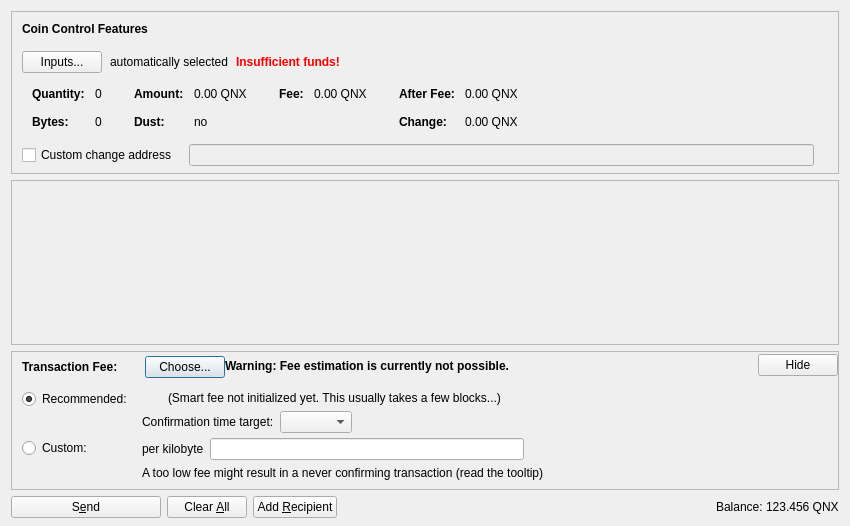
<?xml version="1.0" encoding="UTF-8"?>
<ui version="4.0">
 <class>SendCoinsDialog</class>
 <widget class="QDialog" name="SendCoinsDialog">
  <property name="geometry">
   <rect>
    <x>0</x>
    <y>0</y>
    <width>850</width>
    <height>526</height>
   </rect>
  </property>
  <property name="windowTitle">
   <string>Send Coins</string>
  </property>
  <layout class="QVBoxLayout" name="verticalLayout" stretch="0,1,0,0">
   <property name="bottomMargin">
    <number>8</number>
   </property>
   <item>
    <widget class="QFrame" name="frameCoinControl">
     <property name="sizePolicy">
      <sizepolicy hsizetype="Expanding" vsizetype="Expanding">
       <horstretch>0</horstretch>
       <verstretch>0</verstretch>
      </sizepolicy>
     </property>
     <property name="maximumSize">
      <size>
       <width>16777215</width>
       <height>16777215</height>
      </size>
     </property>
     <property name="frameShape">
      <enum>QFrame::StyledPanel</enum>
     </property>
     <property name="frameShadow">
      <enum>QFrame::Sunken</enum>
     </property>
     <layout class="QVBoxLayout" name="verticalLayoutCoinControl2">
      <property name="spacing">
       <number>0</number>
      </property>
      <property name="leftMargin">
       <number>0</number>
      </property>
      <property name="topMargin">
       <number>0</number>
      </property>
      <property name="rightMargin">
       <number>0</number>
      </property>
      <property name="bottomMargin">
       <number>6</number>
      </property>
      <item>
       <layout class="QVBoxLayout" name="verticalLayoutCoinControl" stretch="0,0,0,0,1">
        <property name="spacing">
         <number>0</number>
        </property>
        <property name="leftMargin">
         <number>10</number>
        </property>
        <property name="topMargin">
         <number>10</number>
        </property>
        <item>
         <layout class="QHBoxLayout" name="horizontalLayoutCoinControl1">
          <property name="bottomMargin">
           <number>15</number>
          </property>
          <item>
           <widget class="QLabel" name="labelCoinControlFeatures">
            <property name="sizePolicy">
             <sizepolicy hsizetype="Preferred" vsizetype="Maximum">
              <horstretch>0</horstretch>
              <verstretch>0</verstretch>
             </sizepolicy>
            </property>
            <property name="font">
             <font>
              <weight>75</weight>
              <bold>true</bold>
             </font>
            </property>
            <property name="styleSheet">
             <string notr="true">font-weight:bold;</string>
            </property>
            <property name="text">
             <string>Coin Control Features</string>
            </property>
           </widget>
          </item>
         </layout>
        </item>
        <item>
         <layout class="QHBoxLayout" name="horizontalLayoutCoinControl2" stretch="0,0,0,0">
          <property name="spacing">
           <number>8</number>
          </property>
          <property name="bottomMargin">
           <number>10</number>
          </property>
          <item>
           <widget class="QPushButton" name="pushButtonCoinControl">
            <property name="styleSheet">
             <string notr="true"/>
            </property>
            <property name="text">
             <string>Inputs...</string>
            </property>
            <property name="autoDefault">
             <bool>false</bool>
            </property>
           </widget>
          </item>
          <item>
           <widget class="QLabel" name="labelCoinControlAutomaticallySelected">
            <property name="text">
             <string>automatically selected</string>
            </property>
            <property name="margin">
             <number>5</number>
            </property>
           </widget>
          </item>
          <item>
           <widget class="QLabel" name="labelCoinControlInsuffFunds">
            <property name="font">
             <font>
              <weight>75</weight>
              <bold>true</bold>
             </font>
            </property>
            <property name="styleSheet">
             <string notr="true">color:red;font-weight:bold;</string>
            </property>
            <property name="text">
             <string>Insufficient funds!</string>
            </property>
            <property name="margin">
             <number>5</number>
            </property>
           </widget>
          </item>
          <item>
           <spacer name="horizontalSpacerCoinControl">
            <property name="orientation">
             <enum>Qt::Horizontal</enum>
            </property>
            <property name="sizeHint" stdset="0">
             <size>
              <width>40</width>
              <height>1</height>
             </size>
            </property>
           </spacer>
          </item>
         </layout>
        </item>
        <item>
         <widget class="QWidget" name="widgetCoinControl" native="true">
          <property name="sizePolicy">
           <sizepolicy hsizetype="Preferred" vsizetype="Preferred">
            <horstretch>0</horstretch>
            <verstretch>0</verstretch>
           </sizepolicy>
          </property>
          <property name="minimumSize">
           <size>
            <width>0</width>
            <height>0</height>
           </size>
          </property>
          <property name="styleSheet">
           <string notr="true"/>
          </property>
          <layout class="QHBoxLayout" name="horizontalLayoutCoinControl5">
           <property name="leftMargin">
            <number>0</number>
           </property>
           <property name="topMargin">
            <number>0</number>
           </property>
           <property name="rightMargin">
            <number>0</number>
           </property>
           <property name="bottomMargin">
            <number>0</number>
           </property>
           <item>
            <layout class="QHBoxLayout" name="horizontalLayoutCoinControl3" stretch="0,0,0,1">
             <property name="spacing">
              <number>20</number>
             </property>
             <property name="topMargin">
              <number>0</number>
             </property>
             <property name="bottomMargin">
              <number>10</number>
             </property>
             <item>
              <layout class="QFormLayout" name="formLayoutCoinControl1">
               <property name="horizontalSpacing">
                <number>10</number>
               </property>
               <property name="verticalSpacing">
                <number>14</number>
               </property>
               <property name="leftMargin">
                <number>10</number>
               </property>
               <property name="topMargin">
                <number>4</number>
               </property>
               <property name="rightMargin">
                <number>6</number>
               </property>
               <item row="0" column="0">
                <widget class="QLabel" name="labelCoinControlQuantityText">
                 <property name="font">
                  <font>
                   <weight>75</weight>
                   <bold>true</bold>
                  </font>
                 </property>
                 <property name="text">
                  <string>Quantity:</string>
                 </property>
                 <property name="margin">
                  <number>0</number>
                 </property>
                </widget>
               </item>
               <item row="0" column="1">
                <widget class="QLabel" name="labelCoinControlQuantity">
                 <property name="cursor">
                  <cursorShape>IBeamCursor</cursorShape>
                 </property>
                 <property name="contextMenuPolicy">
                  <enum>Qt::ActionsContextMenu</enum>
                 </property>
                 <property name="text">
                  <string notr="true">0</string>
                 </property>
                 <property name="margin">
                  <number>0</number>
                 </property>
                 <property name="textInteractionFlags">
                  <set>Qt::LinksAccessibleByMouse|Qt::TextSelectableByKeyboard|Qt::TextSelectableByMouse</set>
                 </property>
                </widget>
               </item>
               <item row="1" column="0">
                <widget class="QLabel" name="labelCoinControlBytesText">
                 <property name="font">
                  <font>
                   <weight>75</weight>
                   <bold>true</bold>
                  </font>
                 </property>
                 <property name="text">
                  <string>Bytes:</string>
                 </property>
                </widget>
               </item>
               <item row="1" column="1">
                <widget class="QLabel" name="labelCoinControlBytes">
                 <property name="cursor">
                  <cursorShape>IBeamCursor</cursorShape>
                 </property>
                 <property name="contextMenuPolicy">
                  <enum>Qt::ActionsContextMenu</enum>
                 </property>
                 <property name="text">
                  <string notr="true">0</string>
                 </property>
                 <property name="textInteractionFlags">
                  <set>Qt::LinksAccessibleByMouse|Qt::TextSelectableByKeyboard|Qt::TextSelectableByMouse</set>
                 </property>
                </widget>
               </item>
              </layout>
             </item>
             <item>
              <layout class="QFormLayout" name="formLayoutCoinControl2">
               <property name="horizontalSpacing">
                <number>10</number>
               </property>
               <property name="verticalSpacing">
                <number>14</number>
               </property>
               <property name="leftMargin">
                <number>6</number>
               </property>
               <property name="topMargin">
                <number>4</number>
               </property>
               <property name="rightMargin">
                <number>6</number>
               </property>
               <item row="0" column="0">
                <widget class="QLabel" name="labelCoinControlAmountText">
                 <property name="font">
                  <font>
                   <weight>75</weight>
                   <bold>true</bold>
                  </font>
                 </property>
                 <property name="text">
                  <string>Amount:</string>
                 </property>
                 <property name="margin">
                  <number>0</number>
                 </property>
                </widget>
               </item>
               <item row="0" column="1">
                <widget class="QLabel" name="labelCoinControlAmount">
                 <property name="cursor">
                  <cursorShape>IBeamCursor</cursorShape>
                 </property>
                 <property name="contextMenuPolicy">
                  <enum>Qt::ActionsContextMenu</enum>
                 </property>
                 <property name="text">
                  <string notr="true">0.00 QNX</string>
                 </property>
                 <property name="textInteractionFlags">
                  <set>Qt::LinksAccessibleByMouse|Qt::TextSelectableByKeyboard|Qt::TextSelectableByMouse</set>
                 </property>
                </widget>
               </item>
               <item row="1" column="0">
                <widget class="QLabel" name="labelCoinControlLowOutputText">
                 <property name="font">
                  <font>
                   <weight>75</weight>
                   <bold>true</bold>
                  </font>
                 </property>
                 <property name="text">
                  <string>Dust:</string>
                 </property>
                </widget>
               </item>
               <item row="1" column="1">
                <widget class="QLabel" name="labelCoinControlLowOutput">
                 <property name="cursor">
                  <cursorShape>IBeamCursor</cursorShape>
                 </property>
                 <property name="contextMenuPolicy">
                  <enum>Qt::ActionsContextMenu</enum>
                 </property>
                 <property name="text">
                  <string notr="true">no</string>
                 </property>
                 <property name="textInteractionFlags">
                  <set>Qt::LinksAccessibleByMouse|Qt::TextSelectableByKeyboard|Qt::TextSelectableByMouse</set>
                 </property>
                </widget>
               </item>
              </layout>
             </item>
             <item>
              <layout class="QFormLayout" name="formLayoutCoinControl3">
               <property name="horizontalSpacing">
                <number>10</number>
               </property>
               <property name="verticalSpacing">
                <number>14</number>
               </property>
               <property name="leftMargin">
                <number>6</number>
               </property>
               <property name="topMargin">
                <number>4</number>
               </property>
               <property name="rightMargin">
                <number>6</number>
               </property>
               <item row="0" column="0">
                <widget class="QLabel" name="labelCoinControlFeeText">
                 <property name="font">
                  <font>
                   <weight>75</weight>
                   <bold>true</bold>
                  </font>
                 </property>
                 <property name="text">
                  <string>Fee:</string>
                 </property>
                 <property name="margin">
                  <number>0</number>
                 </property>
                </widget>
               </item>
               <item row="0" column="1">
                <widget class="QLabel" name="labelCoinControlFee">
                 <property name="cursor">
                  <cursorShape>IBeamCursor</cursorShape>
                 </property>
                 <property name="contextMenuPolicy">
                  <enum>Qt::ActionsContextMenu</enum>
                 </property>
                 <property name="text">
                  <string notr="true">0.00 QNX</string>
                 </property>
                 <property name="textInteractionFlags">
                  <set>Qt::LinksAccessibleByMouse|Qt::TextSelectableByKeyboard|Qt::TextSelectableByMouse</set>
                 </property>
                </widget>
               </item>
              </layout>
             </item>
             <item>
              <layout class="QFormLayout" name="formLayoutCoinControl4">
               <property name="horizontalSpacing">
                <number>10</number>
               </property>
               <property name="verticalSpacing">
                <number>14</number>
               </property>
               <property name="leftMargin">
                <number>6</number>
               </property>
               <property name="topMargin">
                <number>4</number>
               </property>
               <property name="rightMargin">
                <number>6</number>
               </property>
               <item row="0" column="0">
                <widget class="QLabel" name="labelCoinControlAfterFeeText">
                 <property name="font">
                  <font>
                   <weight>75</weight>
                   <bold>true</bold>
                  </font>
                 </property>
                 <property name="text">
                  <string>After Fee:</string>
                 </property>
                 <property name="margin">
                  <number>0</number>
                 </property>
                </widget>
               </item>
               <item row="0" column="1">
                <widget class="QLabel" name="labelCoinControlAfterFee">
                 <property name="cursor">
                  <cursorShape>IBeamCursor</cursorShape>
                 </property>
                 <property name="contextMenuPolicy">
                  <enum>Qt::ActionsContextMenu</enum>
                 </property>
                 <property name="text">
                  <string notr="true">0.00 QNX</string>
                 </property>
                 <property name="textInteractionFlags">
                  <set>Qt::LinksAccessibleByMouse|Qt::TextSelectableByKeyboard|Qt::TextSelectableByMouse</set>
                 </property>
                </widget>
               </item>
               <item row="1" column="0">
                <widget class="QLabel" name="labelCoinControlChangeText">
                 <property name="font">
                  <font>
                   <weight>75</weight>
                   <bold>true</bold>
                  </font>
                 </property>
                 <property name="text">
                  <string>Change:</string>
                 </property>
                </widget>
               </item>
               <item row="1" column="1">
                <widget class="QLabel" name="labelCoinControlChange">
                 <property name="cursor">
                  <cursorShape>IBeamCursor</cursorShape>
                 </property>
                 <property name="contextMenuPolicy">
                  <enum>Qt::ActionsContextMenu</enum>
                 </property>
                 <property name="text">
                  <string notr="true">0.00 QNX</string>
                 </property>
                 <property name="textInteractionFlags">
                  <set>Qt::LinksAccessibleByMouse|Qt::TextSelectableByKeyboard|Qt::TextSelectableByMouse</set>
                 </property>
                </widget>
               </item>
              </layout>
             </item>
            </layout>
           </item>
          </layout>
         </widget>
        </item>
        <item>
         <layout class="QHBoxLayout" name="horizontalLayoutCoinControl4" stretch="0,0,0">
          <property name="spacing">
           <number>12</number>
          </property>
          <property name="sizeConstraint">
           <enum>QLayout::SetDefaultConstraint</enum>
          </property>
          <property name="topMargin">
           <number>5</number>
          </property>
          <property name="rightMargin">
           <number>5</number>
          </property>
          <item>
           <widget class="QCheckBox" name="checkBoxCoinControlChange">
            <property name="toolTip">
             <string>If this is activated, but the change address is empty or invalid, change will be sent to a newly generated address.</string>
            </property>
            <property name="text">
             <string>Custom change address</string>
            </property>
           </widget>
          </item>
          <item>
           <widget class="QValidatedLineEdit" name="lineEditCoinControlChange">
            <property name="enabled">
             <bool>false</bool>
            </property>
            <property name="sizePolicy">
             <sizepolicy hsizetype="Expanding" vsizetype="Fixed">
              <horstretch>0</horstretch>
              <verstretch>0</verstretch>
             </sizepolicy>
            </property>
           </widget>
          </item>
          <item>
           <widget class="QLabel" name="labelCoinControlChangeLabel">
            <property name="sizePolicy">
             <sizepolicy hsizetype="Preferred" vsizetype="Expanding">
              <horstretch>0</horstretch>
              <verstretch>0</verstretch>
             </sizepolicy>
            </property>
            <property name="minimumSize">
             <size>
              <width>0</width>
              <height>0</height>
             </size>
            </property>
            <property name="text">
             <string/>
            </property>
            <property name="margin">
             <number>3</number>
            </property>
           </widget>
          </item>
         </layout>
        </item>
        <item>
         <spacer name="verticalSpacerCoinControl">
          <property name="orientation">
           <enum>Qt::Vertical</enum>
          </property>
          <property name="sizeHint" stdset="0">
           <size>
            <width>800</width>
            <height>1</height>
           </size>
          </property>
         </spacer>
        </item>
       </layout>
      </item>
     </layout>
    </widget>
   </item>
   <item>
    <widget class="QScrollArea" name="scrollArea">
     <property name="widgetResizable">
      <bool>true</bool>
     </property>
     <widget class="QWidget" name="scrollAreaWidgetContents">
      <property name="geometry">
       <rect>
        <x>0</x>
        <y>0</y>
        <width>830</width>
        <height>104</height>
       </rect>
      </property>
      <layout class="QVBoxLayout" name="verticalLayout_2" stretch="0,1">
       <property name="leftMargin">
        <number>0</number>
       </property>
       <property name="topMargin">
        <number>0</number>
       </property>
       <property name="rightMargin">
        <number>0</number>
       </property>
       <property name="bottomMargin">
        <number>0</number>
       </property>
       <item>
        <layout class="QVBoxLayout" name="entries">
         <property name="spacing">
          <number>6</number>
         </property>
        </layout>
       </item>
       <item>
        <spacer name="verticalSpacer">
         <property name="orientation">
          <enum>Qt::Vertical</enum>
         </property>
         <property name="sizeHint" stdset="0">
          <size>
           <width>20</width>
           <height>40</height>
          </size>
         </property>
        </spacer>
       </item>
      </layout>
     </widget>
    </widget>
   </item>
   <item>
    <widget class="QFrame" name="frameFee">
     <property name="sizePolicy">
      <sizepolicy hsizetype="Expanding" vsizetype="Expanding">
       <horstretch>0</horstretch>
       <verstretch>0</verstretch>
      </sizepolicy>
     </property>
     <property name="maximumSize">
      <size>
       <width>16777215</width>
       <height>16777215</height>
      </size>
     </property>
     <property name="frameShape">
      <enum>QFrame::StyledPanel</enum>
     </property>
     <property name="frameShadow">
      <enum>QFrame::Sunken</enum>
     </property>
     <layout class="QVBoxLayout" name="verticalLayoutFee1">
      <property name="spacing">
       <number>0</number>
      </property>
      <property name="leftMargin">
       <number>0</number>
      </property>
      <property name="topMargin">
       <number>0</number>
      </property>
      <property name="rightMargin">
       <number>0</number>
      </property>
      <property name="bottomMargin">
       <number>0</number>
      </property>
      <item>
       <layout class="QVBoxLayout" name="verticalLayoutFee2" stretch="0,0,0">
        <property name="spacing">
         <number>0</number>
        </property>
        <property name="leftMargin">
         <number>10</number>
        </property>
        <property name="topMargin">
         <number>0</number>
        </property>
        <item>
         <layout class="QHBoxLayout" name="horizontalLayoutFee1">
          <property name="bottomMargin">
           <number>0</number>
          </property>
          <item>
           <layout class="QVBoxLayout" name="verticalLayoutFee7">
            <property name="spacing">
             <number>0</number>
            </property>
            <item>
             <spacer name="verticalSpacerSmartFee">
              <property name="orientation">
               <enum>Qt::Vertical</enum>
              </property>
              <property name="sizeType">
               <enum>QSizePolicy::Fixed</enum>
              </property>
              <property name="sizeHint" stdset="0">
               <size>
                <width>1</width>
                <height>4</height>
               </size>
              </property>
             </spacer>
            </item>
            <item>
             <layout class="QHBoxLayout" name="horizontalLayoutSmartFee">
              <property name="spacing">
               <number>10</number>
              </property>
              <item>
               <widget class="QLabel" name="labelFeeHeadline">
                <property name="sizePolicy">
                 <sizepolicy hsizetype="Preferred" vsizetype="Maximum">
                  <horstretch>0</horstretch>
                  <verstretch>0</verstretch>
                 </sizepolicy>
                </property>
                <property name="font">
                 <font>
                  <weight>75</weight>
                  <bold>true</bold>
                 </font>
                </property>
                <property name="styleSheet">
                 <string notr="true">font-weight:bold;</string>
                </property>
                <property name="text">
                 <string>Transaction Fee:</string>
                </property>
               </widget>
              </item>
              <item>
               <widget class="QLabel" name="labelFeeMinimized">
                <property name="text">
                 <string/>
                </property>
               </widget>
              </item>
              <item>
               <widget class="QPushButton" name="buttonChooseFee">
                <property name="text">
                 <string>Choose...</string>
                </property>
               </widget>
              </item>
             </layout>
            </item>
            <item>
             <spacer name="verticalSpacer_5">
              <property name="orientation">
               <enum>Qt::Vertical</enum>
              </property>
              <property name="sizeHint" stdset="0">
               <size>
                <width>1</width>
                <height>1</height>
               </size>
              </property>
             </spacer>
            </item>
           </layout>
          </item>
          <item>
           <widget class="QLabel" name="fallbackFeeWarningLabel">
            <property name="toolTip">
             <string>Using the fallbackfee can result in sending a transaction that will take several hours or days (or never) to confirm. Consider choosing your fee manually or wait until you have validated the complete chain.</string>
            </property>
            <property name="font">
            <font>
                <weight>75</weight>
                <bold>true</bold>
            </font>
            </property>
            <property name="text">
             <string>Warning: Fee estimation is currently not possible.</string>
            </property>
            <property name="wordWrap">
             <bool>false</bool>
            </property>
           </widget>
          </item>
          <item>
           <spacer name="horizontalSpacer_4">
            <property name="orientation">
             <enum>Qt::Horizontal</enum>
            </property>
            <property name="sizeType">
             <enum>QSizePolicy::MinimumExpanding</enum>
            </property>
            <property name="sizeHint" stdset="0">
             <size>
              <width>40</width>
              <height>20</height>
             </size>
            </property>
           </spacer>
          </item>
          <item>
           <widget class="QPushButton" name="buttonMinimizeFee">
            <property name="toolTip">
             <string>collapse fee-settings</string>
            </property>
            <property name="text">
             <string>Hide</string>
            </property>
           </widget>
          </item>
         </layout>
        </item>
        <item>
         <widget class="QFrame" name="frameFeeSelection">
          <layout class="QVBoxLayout" name="verticalLayoutFee12">
           <property name="spacing">
            <number>0</number>
           </property>
           <property name="leftMargin">
            <number>0</number>
           </property>
           <property name="topMargin">
            <number>0</number>
           </property>
           <property name="rightMargin">
            <number>0</number>
           </property>
           <property name="bottomMargin">
            <number>0</number>
           </property>
           <item>
            <layout class="QGridLayout" name="gridLayoutFee">
             <property name="topMargin">
              <number>10</number>
             </property>
             <property name="bottomMargin">
              <number>4</number>
             </property>
             <property name="horizontalSpacing">
              <number>10</number>
             </property>
             <property name="verticalSpacing">
              <number>4</number>
             </property>
             <item row="1" column="1">
              <layout class="QVBoxLayout" name="verticalLayoutFee8">
               <property name="spacing">
                <number>6</number>
               </property>
               <item>
                <layout class="QHBoxLayout" name="horizontalLayoutFee13">
                 <item>
                  <widget class="QLabel" name="labelCustomPerKilobyte">
                   <property name="toolTip">
                    <string>Specify a custom fee per kB (1,000 bytes) of the transaction's virtual size.

Note:  Since the fee is calculated on a per-byte basis, a fee of "100 satoshis per kB" for a transaction size of 500 bytes (half of 1 kB) would ultimately yield a fee of only 50 satoshis.</string>
                   </property>
                   <property name="text">
                    <string>per kilobyte</string>
                   </property>
                  </widget>
                 </item>
                 <item>
                  <widget class="BitcoinAmountField" name="customFee"/>
                 </item>
                 <item>
                  <spacer name="horizontalSpacer_6">
                   <property name="orientation">
                    <enum>Qt::Horizontal</enum>
                   </property>
                   <property name="sizeHint" stdset="0">
                    <size>
                     <width>1</width>
                     <height>1</height>
                    </size>
                   </property>
                  </spacer>
                 </item>
                </layout>
               </item>
               <item>
                <layout class="QHBoxLayout" name="horizontalLayoutFee8">
                 <item>
                  <widget class="QLabel" name="labelCustomFeeWarning">
                   <property name="enabled">
                    <bool>true</bool>
                   </property>
                   <property name="toolTip">
                    <string>When there is less transaction volume than space in the blocks, miners as well as relaying nodes may enforce a minimum fee. Paying only this minimum fee is just fine, but be aware that this can result in a never confirming transaction once there is more demand for quattro transactions than the network can process.</string>
                   </property>
                   <property name="text">
                    <string>A too low fee might result in a never confirming transaction (read the tooltip)</string>
                   </property>
                  </widget>
                 </item>
                 <item>
                  <spacer name="horizontalSpacer_2">
                   <property name="orientation">
                    <enum>Qt::Horizontal</enum>
                   </property>
                   <property name="sizeHint" stdset="0">
                    <size>
                     <width>1</width>
                     <height>1</height>
                    </size>
                   </property>
                  </spacer>
                 </item>
                </layout>
               </item>
              </layout>
             </item>
             <item row="0" column="0">
              <layout class="QVBoxLayout" name="verticalLayoutFee4" stretch="0,1">
               <item>
                <widget class="QRadioButton" name="radioSmartFee">
                 <property name="text">
                  <string>Recommended:</string>
                 </property>
                 <property name="checked">
                  <bool>true</bool>
                 </property>
                 <attribute name="buttonGroup">
                  <string notr="true">groupFee</string>
                 </attribute>
                </widget>
               </item>
               <item>
                <spacer name="verticalSpacer_2">
                 <property name="orientation">
                  <enum>Qt::Vertical</enum>
                 </property>
                 <property name="sizeHint" stdset="0">
                  <size>
                   <width>1</width>
                   <height>1</height>
                  </size>
                 </property>
                </spacer>
               </item>
              </layout>
             </item>
             <item row="1" column="0">
              <layout class="QVBoxLayout" name="verticalLayoutFee9" stretch="0,1">
               <item>
                <widget class="QRadioButton" name="radioCustomFee">
                 <property name="text">
                  <string>Custom:</string>
                 </property>
                 <attribute name="buttonGroup">
                  <string notr="true">groupFee</string>
                 </attribute>
                </widget>
               </item>
               <item>
                <spacer name="verticalSpacer_6">
                 <property name="orientation">
                  <enum>Qt::Vertical</enum>
                 </property>
                 <property name="sizeHint" stdset="0">
                  <size>
                   <width>1</width>
                   <height>1</height>
                  </size>
                 </property>
                </spacer>
               </item>
              </layout>
             </item>
             <item row="0" column="1">
              <layout class="QVBoxLayout" name="verticalLayoutFee3" stretch="0,0,1">
               <property name="spacing">
                <number>6</number>
               </property>
               <property name="topMargin">
                <number>2</number>
               </property>
               <item>
                <layout class="QHBoxLayout" name="horizontalLayoutFee12">
                 <item>
                  <widget class="QLabel" name="labelSmartFee">
                   <property name="text">
                    <string/>
                   </property>
                  </widget>
                 </item>
                 <item>
                  <widget class="QLabel" name="labelFeeEstimation">
                   <property name="text">
                    <string/>
                   </property>
                  </widget>
                 </item>
                 <item>
                  <widget class="QLabel" name="labelSmartFee2">
                   <property name="text">
                    <string>(Smart fee not initialized yet. This usually takes a few blocks...)</string>
                   </property>
                  </widget>
                 </item>
                 <item>
                  <spacer name="horizontalSpacer_5">
                   <property name="orientation">
                    <enum>Qt::Horizontal</enum>
                   </property>
                   <property name="sizeHint" stdset="0">
                    <size>
                     <width>1</width>
                     <height>1</height>
                    </size>
                   </property>
                  </spacer>
                 </item>
                </layout>
               </item>
               <item>
                <layout class="QHBoxLayout" name="horizontalLayoutFee9">
                 <item>
                  <layout class="QVBoxLayout" name="verticalLayoutFee6">
                   <item>
                    <widget class="QLabel" name="labelSmartFee3">
                     <property name="text">
                      <string>Confirmation time target:</string>
                     </property>
                    </widget>
                   </item>
                  </layout>
                 </item>
                 <item>
                  <layout class="QVBoxLayout" name="verticalLayoutFee5">
                   <property name="rightMargin">
                    <number>30</number>
                   </property>
                   <item>
                    <layout class="QHBoxLayout" name="horizontalLayoutConfTarget">
                     <property name="bottomMargin">
                      <number>0</number>
                     </property>
                     <item>
                      <widget class="QComboBox" name="confTargetSelector"/>
                     </item>
                     <item>
                      <spacer name="horizontalSpacerConfTarget">
                       <property name="orientation">
                        <enum>Qt::Horizontal</enum>
                       </property>
                       <property name="sizeHint" stdset="0">
                        <size>
                         <width>40</width>
                         <height>20</height>
                        </size>
                       </property>
                      </spacer>
                     </item>
                    </layout>
                   </item>
                  </layout>
                 </item>
                </layout>
               </item>
               <item>
                <spacer name="verticalSpacer_4">
                 <property name="orientation">
                  <enum>Qt::Vertical</enum>
                 </property>
                 <property name="sizeHint" stdset="0">
                  <size>
                   <width>1</width>
                   <height>1</height>
                  </size>
                 </property>
                </spacer>
               </item>
              </layout>
             </item>
            </layout>
           </item>
          </layout>
         </widget>
        </item>
        <item>
         <spacer name="verticalSpacerFee">
          <property name="orientation">
           <enum>Qt::Vertical</enum>
          </property>
          <property name="sizeHint" stdset="0">
           <size>
            <width>40</width>
            <height>5</height>
           </size>
          </property>
         </spacer>
        </item>
       </layout>
      </item>
     </layout>
    </widget>
   </item>
   <item>
    <layout class="QHBoxLayout" name="horizontalLayout">
     <item>
      <widget class="QPushButton" name="sendButton">
       <property name="minimumSize">
        <size>
         <width>150</width>
         <height>0</height>
        </size>
       </property>
       <property name="toolTip">
        <string>Confirm the send action</string>
       </property>
       <property name="text">
        <string>S&amp;end</string>
       </property>
       <property name="icon">
        <iconset resource="../bitcoin.qrc">
         <normaloff>:/icons/send</normaloff>:/icons/send</iconset>
       </property>
       <property name="autoDefault">
        <bool>false</bool>
       </property>
       <property name="default">
        <bool>false</bool>
       </property>
      </widget>
     </item>
     <item>
      <widget class="QPushButton" name="clearButton">
       <property name="sizePolicy">
        <sizepolicy hsizetype="Minimum" vsizetype="Fixed">
         <horstretch>0</horstretch>
         <verstretch>0</verstretch>
        </sizepolicy>
       </property>
       <property name="toolTip">
        <string>Clear all fields of the form.</string>
       </property>
       <property name="text">
        <string>Clear &amp;All</string>
       </property>
       <property name="icon">
        <iconset resource="../bitcoin.qrc">
         <normaloff>:/icons/remove</normaloff>:/icons/remove</iconset>
       </property>
       <property name="autoDefault">
        <bool>false</bool>
       </property>
      </widget>
     </item>
     <item>
      <widget class="QPushButton" name="addButton">
       <property name="toolTip">
        <string>Send to multiple recipients at once</string>
       </property>
       <property name="text">
        <string>Add &amp;Recipient</string>
       </property>
       <property name="icon">
        <iconset resource="../bitcoin.qrc">
         <normaloff>:/icons/add</normaloff>:/icons/add</iconset>
       </property>
       <property name="autoDefault">
        <bool>false</bool>
       </property>
      </widget>
     </item>
     <item>
      <spacer name="horizontalSpacer">
       <property name="orientation">
        <enum>Qt::Horizontal</enum>
       </property>
       <property name="sizeHint" stdset="0">
        <size>
         <width>40</width>
         <height>20</height>
        </size>
       </property>
      </spacer>
     </item>
     <item>
      <layout class="QHBoxLayout" name="horizontalLayout_2">
       <property name="spacing">
        <number>3</number>
       </property>
       <item>
        <widget class="QLabel" name="label">
         <property name="sizePolicy">
          <sizepolicy hsizetype="Preferred" vsizetype="Fixed">
           <horstretch>0</horstretch>
           <verstretch>0</verstretch>
          </sizepolicy>
         </property>
         <property name="text">
          <string>Balance:</string>
         </property>
        </widget>
       </item>
       <item>
        <widget class="QLabel" name="labelBalance">
         <property name="sizePolicy">
          <sizepolicy hsizetype="Preferred" vsizetype="Fixed">
           <horstretch>0</horstretch>
           <verstretch>0</verstretch>
          </sizepolicy>
         </property>
         <property name="cursor">
          <cursorShape>IBeamCursor</cursorShape>
         </property>
         <property name="text">
          <string notr="true">123.456 QNX</string>
         </property>
         <property name="textInteractionFlags">
          <set>Qt::LinksAccessibleByMouse|Qt::TextSelectableByKeyboard|Qt::TextSelectableByMouse</set>
         </property>
        </widget>
       </item>
      </layout>
     </item>
    </layout>
   </item>
  </layout>
 </widget>
 <customwidgets>
  <customwidget>
   <class>QValidatedLineEdit</class>
   <extends>QLineEdit</extends>
   <header>qt/qvalidatedlineedit.h</header>
  </customwidget>
  <customwidget>
   <class>BitcoinAmountField</class>
   <extends>QLineEdit</extends>
   <header>qt/bitcoinamountfield.h</header>
   <container>1</container>
  </customwidget>
 </customwidgets>
 <resources>
  <include location="../bitcoin.qrc"/>
 </resources>
 <connections/>
 <buttongroups>
  <buttongroup name="groupFee"/>
 </buttongroups>
</ui>
